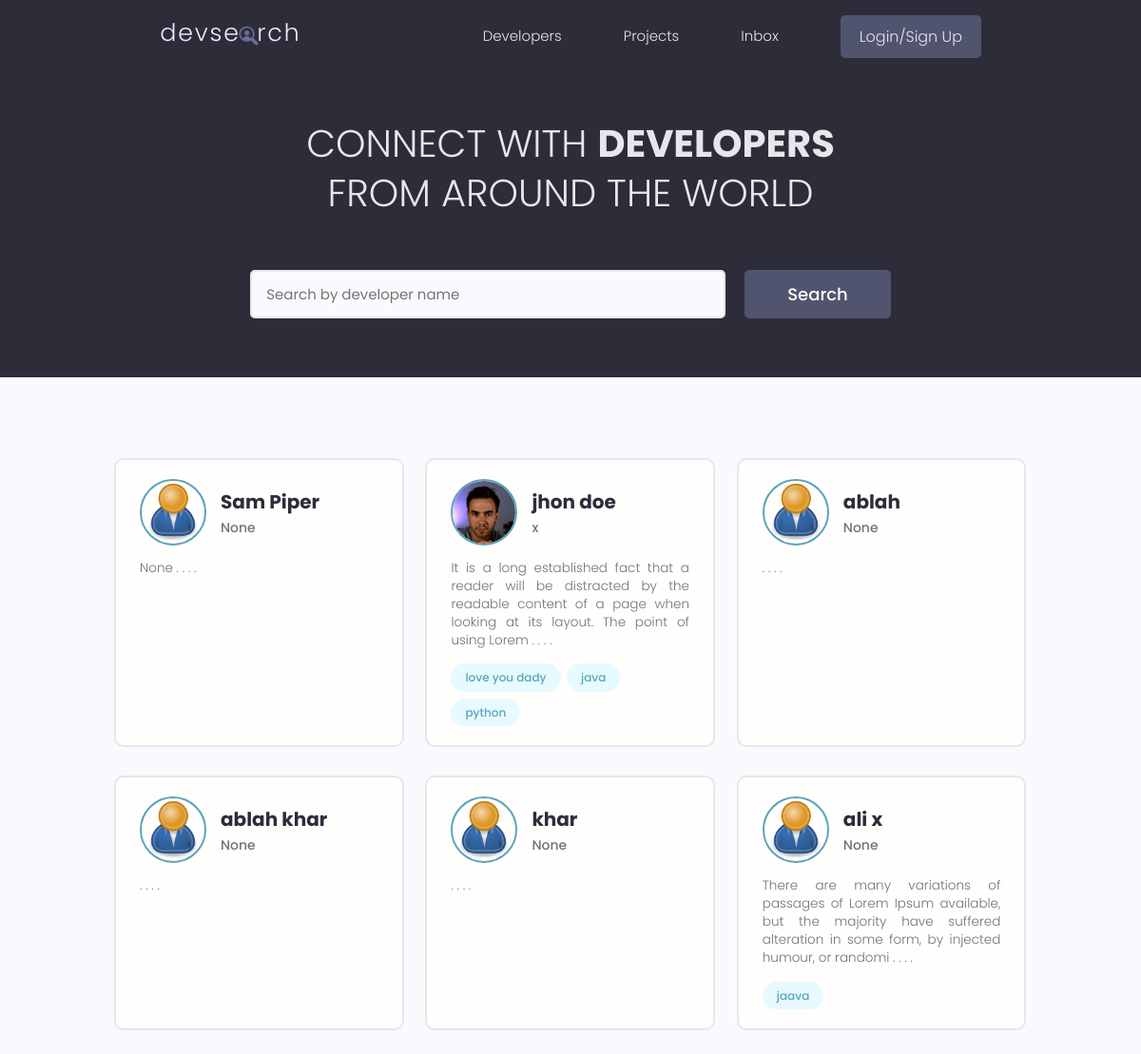
Before: / with the older database file.
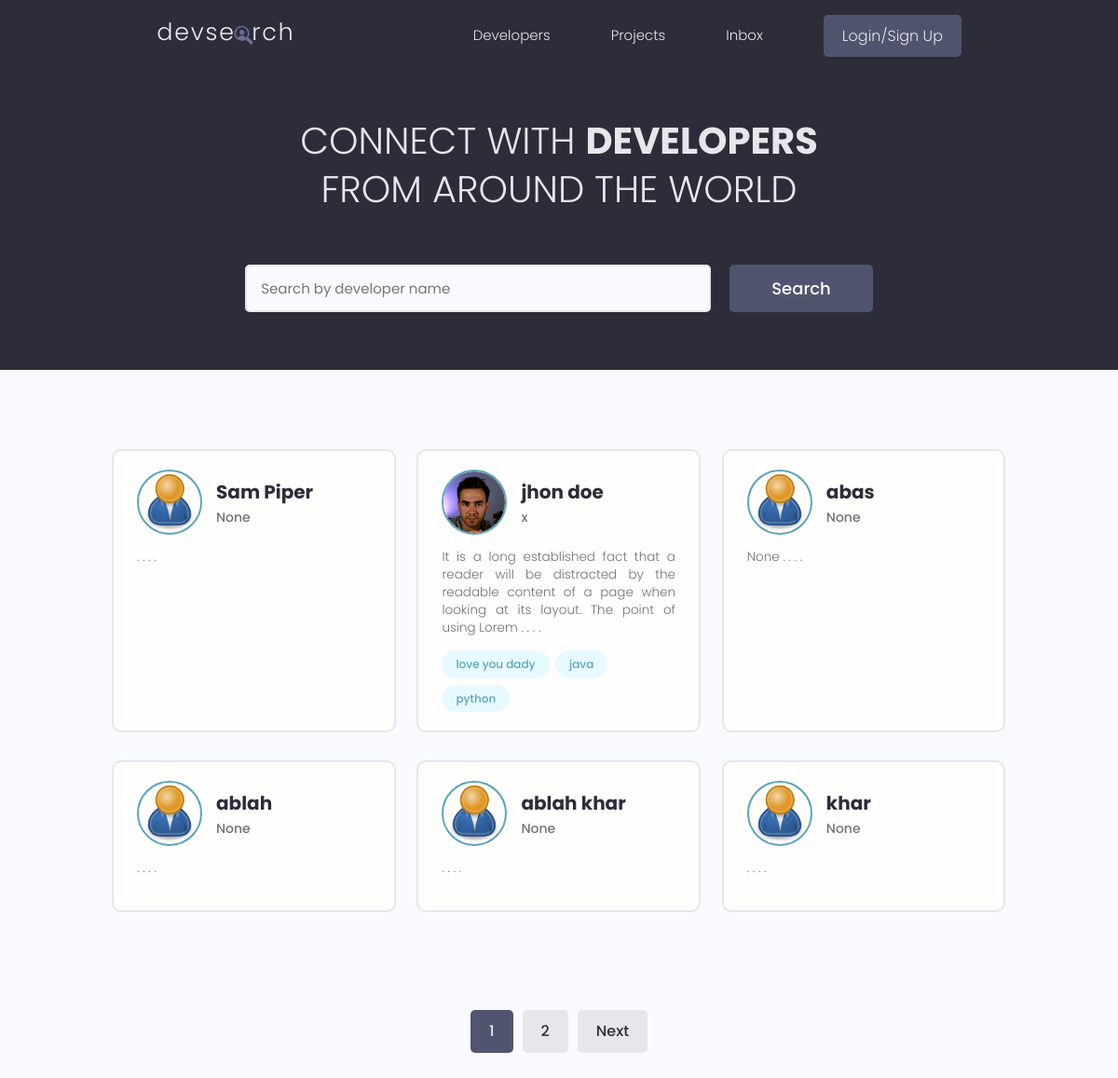
After: the same page with the newer database file.
### users/models.py (models this page shows, shortened)
class Profile(models.Model):
      user = models.OneToOneField(User, on_delete=models.CASCADE,
            null=True, blank=True)
      name = models.CharField(max_length=200, blank=True, null=True)
      email = models.EmailField(max_length=500, blank=True,null=True)
      username =models.CharField(max_length=200, blank=True, null=True)
      location = models.CharField(max_length=200, blank=True, null=True)
      short_intro = models.CharField(max_length=200, blank=True, null=True)
      bio = models.TextField(blank=True, null=True)
      profile_image = models.ImageField(blank=True,null=True,
            default='user-default.png', upload_to='profiles/')
      social_github  = models.CharField(max_length=200, blank=True, null=True)
      social_twitter = models.CharField(max_length=200, blank=True, null=True)
      social_linkdin = models.CharField(max_length=200, blank=True, null=True)
      social_youtube = models.CharField(max_length=200, blank=True, null=True)
      social_website = models.CharField(max_length=200, blank=True, null=True)
      created = models.DateTimeField(auto_now_add=True)
      id = models.UUIDField(default=uuid.uuid4 ,
                  unique=True , primary_key=True , editable=False )

class Skill(models.Model):
      owner = models.ForeignKey(Profile,on_delete=models.CASCADE,
                  null=True, blank=True)
      id = models.UUIDField(unique=True,
                  default=uuid.uuid4,primary_key=True,editable=False)
      name = models.CharField(max_length=100 , null=True, blank=True)
      description = models.TextField(max_length=1000 , null=True, blank=True)
      created = models.DateTimeField(auto_now_add=True)
      def __str__(self):
            return str(self.name)

### users/views.py (the view)
# urls.py: path('', views.profiles , name='profiles'),
def profiles(request):
      profiles , search_query = searchProfiles(request)
      profiles, paginator, custom_range =   pagination(request, profiles)
      if custom_range != 0 : # if not 0 , means we have range
            context = {
                  'profiles':profiles,
                  'search_query':search_query ,
                  'customRange': custom_range,
                  }
      else: # NO custom range
            context = {
                  'profiles':profiles,
                  'search_query':search_query ,
                  'customRange':paginator.page_range,
                  }
      return render(request, 'users/profiles.html',context)

### users/utils.py (called while the page is built)
def searchProfiles(request):
      search_query = ''
      if request.GET.get('search_query'):
            search_query = request.GET.get('search_query')
      skills = Skill.objects.filter(name__icontains= search_query)
      profiles = Profile.objects.distinct().filter(
            Q(name__icontains= search_query) |
             Q(short_intro__icontains= search_query) |
             Q(skill__in=skills)
             )
      if request.user:
            rm = request.user.username
            profiles = profiles.exclude(name=rm)
      return profiles, search_query

### users/templates/users/profiles.html (shortened to what this page needs)
{% extends "base.html" %}
{% load static %}
{% block content %}
  <main class="home">
      <section class="hero-section text-center">
        <div class="container container--narrow">
          <div class="hero-section__box">
            <h2>CONNECT WITH <span>DEVELOPERS</span></h2>
            <h2>FROM AROUND THE WORLD</h2>
          </div>
          <div class="hero-section__search">
            <form id='searchForm' class="form" action="{% url 'profiles'%}" method="get">
              <div class="form__field">
                <input class="input input--text" id="formInput#search" type="text" name="search_query"
                 value="{{search_query}}"  placeholder="Search by developer name" />
              </div>
              <input class="btn btn--sub btn--lg" type="submit" value="Search" />
            </form>
          </div>
        </div>
      </section>
      <section class="devlist">
        <div class="container">
          <div class="grid grid--three">
            {% for profile in profiles %}
            <div class="column card">
              <div class="dev">
                <a href="{% url 'userprofile' profile.id %}" class="card__body">
                  <div class="dev__profile">
                    <img class ="avatar avatar--md" src="{{ profile.profile_image.url }}" alt="image" />
                    <div class="dev__meta">
                      <h3>{{ profile.name }}</h3>
                      <h5>{{profile.short_intro|slice:'100'}}</h5>
                    </div>
                  </div>
                  <p class="dev__info">
                        {{ profile.bio|slice:'150' }} . . . .
                  </p>
                  <div class="dev__skills">
                  {% for skill in profile.skill_set.all|slice:'5' %}
                    <span class="tag tag--pill tag--main">
                      <small>{{skill}}</small>
                    </span>
                  {%endfor%}
                  </div>
                </a>
              </div>
            </div>
            {% endfor %}
          </div>
        </div>
      </section>
         {% include "pagination.html" with queryset=profiles customRange=customRange %}
    </main>
{% endblock content %}

### templates/base.html (shortened to what this page needs)
<!DOCTYPE html>
{% load static %}
<html lang="en">
<head>
  <link rel="stylesheet" href="https://cdnjs.cloudflare.com/ajax/libs/font-awesome/4.7.0/css/font-awesome.min.css">
  <link rel="stylesheet" href="https://cdn.iconmonstr.com/1.3.0/css/iconmonstr-iconic-font.min.css" />
  <link rel="stylesheet" href="https://cdn.iconmonstr.com/1.3.0/css/iconmonstr-iconic-font.min.css" />
  <link rel="stylesheet" href="{% static  'uikit/styles/uikit.css' %}" />
  <link rel="stylesheet" href="{% static 'styles/app.css' %}" />
</head>
<body>
  <header class="header">
    <div class="container container--narrow">
      <a href="{% url 'profiles' %}" class="header__logo">
        <img src="{% static 'images/logo.svg'%}" alt="DevSearch Logo" />
      </a>
      <nav class="header__nav">
        <ul class="header__menu">
          <li class="header__menuItem"><a href="{% url 'profiles' %}">Developers</a></li>
          <li class="header__menuItem"><a href="{% url 'projects' %}">Projects</a></li>
          <li class="header__menuItem"><a href="">Inbox</a></li>
          {% if request.user.is_authenticated %}
            <li class="header__menuItem"><a href="{% url  'account' %}">Account</a></li>
            <li class="header__menuItem"><a href="{% url  'inbox' %}">Inbox</a></li>
            <li class="header__menuItem"><a href="{% url  'logout' %}" class="btn btn--sub">Logout</a></li>
          {% else %}
            <li class="header__menuItem"><a href="{% url  'login' %}" class="btn btn--sub">Login/Sign Up</a></li>
          {% endif %}
        </ul>
      </nav>
    </div>
  </header>
  {% block content %}
  {% endblock content %}
</body>
</html>

### templates/pagination.html (shortened to what this page needs)
{% if queryset.has_other_pages %}
<div class="pagination">
  <ul class="container">
    {%for page in customRange %}
    {% if page == queryset.number %}
    <li><a href="?page={{page}}" class="btn btn--link btn--sub page-link" data-page="{{page}}">{{page}}</a></li>
    {% else %}
    <li><a href="?page={{page}}" class="btn btn--link page-link" data-page="{{page}}">{{page}}</a></li>
    {% endif %}
    {% endfor %}
    {% if queryset.has_next %}
    <li><a href="?page={{ queryset.next_page_number }}" class="btn btn--link page-link"
        data-page="{{queryset.next_page_number}}">Next
      </a></li>
    {% endif %}
  </ul>
</div>
{% endif %}

### static/styles/app.css (style rules this page uses)
:root { --color-sub: #2d2d39; }
.btn--sub { background-color: var(--color-sub-light); }
.card { border: 2px solid var(--color-light); }
img { width: 100%; }
.header { position: sticky; z-index: 111; background-color: var(--color-sub); padding: 1.5rem 0; }
.header > .container { display: flex; justify-content: space-between; align-items: center; }
.header__logo > img { height: 3.8rem; }
.header__nav > ul { display: inline-flex; align-items: center; list-style: none; gap: 6.5rem; }
.header__menuItem > a { color: var(--color-light); font-weight: 300; }
.hero-section { height: 40vh; display: flex; align-items: center; background-color: var(--color-sub); }
.hero-section__box { margin-bottom: 4rem; }
.hero-section__box > h2, .hero-section__box > h2 > span { font-size: 4rem; color: var(--color-light); line-height: 1.3; text-transform: uppercase; }
.hero-section__box > h2 { font-weight: 300; }
.hero-section__box > h2 > span { font-weight: 700; }
.hero-section__search > .form { display: flex; align-items: center; justify-content: center; gap: 2rem; }
.hero-section__search > .form input.input--text { width: 50rem; }
.devlist { margin-top: 8rem; }
.devlist .grid { align-items: stretch; }
.devlist .dev .dev__profile { display: flex; align-items: center; gap: 1.5rem; }
.devlist .dev .dev__meta h3 { color: var(--color-sub); font-size: 2rem; font-weight: 700; }
.devlist .dev .dev__meta h5 { color: var(--color-text); font-size: 1.4rem; font-weight: 500; }
.devlist .dev .dev__info { margin: 1.5rem 0; font-size: 1.35rem; line-height: 1.4; text-align: justify; }
.pagination { margin-top: 8rem; margin-bottom: 10rem; }
.pagination > ul { flex-wrap: wrap; list-style: none; display: flex; align-items: center; justify-content: center; gap: 1rem; }
.pagination .btn { color: var(--color-sub); }
.pagination .btn.btn--sub { color: var(--color-light); }

### static/uikit/styles/modules/_variables.css (style rules this page uses)
:root { --color-main: #5aa5b9; --color-main-light: #e6faff; --color-sub: #3f4156; --color-sub-light: #51546e; --color-sub-lighter: #ededfd; --color-text: #737373; --color-gray: #8b8b8b; --color-light: #e5e7eb; --color-light-gray: #767676; --color-bg: #f8fafd; --color-white: #fffefd; --color-white-light: #f3f3f3; --color-success: #359e64; --color-success-bg: #def8e8; --color-error: #fc4b0b; --color-error-bg: #fff2ee; --font-base: 'Poppins', arial, helvetica, 'Segoe UI', roboto, ubuntu, sans-serif; --font-monospace: 'Fira Code', 'Courier New', courier, monospace; --font-regular: 300; --font-medium: 500; --font-bold: 700; --generic-shadow: 1px 1px 5px #00000010; --generic-transition: all 0.3s ease-in-out; }

### static/uikit/styles/modules/_base.css (style rules this page uses)
* { margin: 0; padding: 0; box-sizing: border-box; text-rendering: optimizeLegibility; color: inherit; font-size: inherit; }
html { font-size: 50%; }
@media only screen and (min-width: 480px) { html { font-size: 56.25%; } }
@media only screen and (min-width: 1200px) { html { font-size: 62.5%; } }
body { line-height: 1.6; font-weight: 400; font-size: 1.5rem; color: var(--color-text); background-color: var(--color-bg); min-height: 100vh; }

### static/uikit/styles/modules/_typography.css (style rules this page uses)
* { font-family: var(--font-base); }
h2 { font-size: 3.6rem; font-weight: var(--font-bold); }
h3 { font-size: 3.2rem; font-weight: var(--font-medium); }
h5 { font-size: 2.4rem; font-weight: var(--font-medium); }
h5, h6 { font-weight: var(--font-regular); }
p, span, strong { font-size: 1.6rem; color: var(--color-text); font-weight: var(--font-regular); }
a { padding-bottom: 2px; text-decoration: none; display: inline-block; color: var(--color-main); font-weight: var(--font-medium); }

### static/uikit/styles/modules/_utilities.css (style rules this page uses)
.container { width: 92%; max-width: 165rem; margin: 0 auto; box-sizing: border-box; }
.container--narrow { width: 92%; max-width: 120rem; }
@media screen and (min-width: 1000px) { .container { width: 90%; } }
@media screen and (min-width: 1000px) { .container--narrow { width: 85%; } }
@media screen and (min-width: 1200px) { .container { width: 80%; } }
@media screen and (min-width: 1200px) { .container--narrow { width: 72%; } }
.text-center { text-align: center; }

### static/uikit/styles/modules/_avatar.css (style rules this page uses)
.avatar { border-radius: 50%; border: 2px solid var(--color-main); object-fit: cover; }
.avatar--md { height: 7rem; width: 7rem; }

### static/uikit/styles/modules/_card.css (style rules this page uses)
.card { border-radius: 1rem; background-color: var(--color-white); border: 1.5px solid var(--color-light); width: auto; height: auto; margin-top: 0.5rem; margin-bottom: 0.5rem; overflow: hidden; }
.card__body, .card__header { padding: 2rem 2.5rem; }

Changed rows visible on the page:
no longer on this page (row edited): Profile: profile_image (placeholder picture), name "ali x", short_intro "None", bio "There are many variations of passages of Lorem Ipsum available, but the majority have suffered alteration in some form, by injected humour, or randomi"
no longer on this page (row unchanged): Skill: name "jaava", shown under "ali x"
changed Profile "Sam Piper": bio "None" → (not shown)
added Profile: profile_image (placeholder picture), name "abas", short_intro "None", bio "None"
Other visible differences:
new list line: "1"
new list line: "2"
text now shown: "Next"
